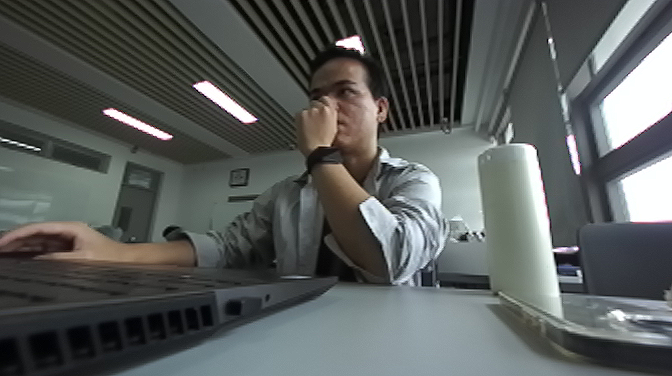
#> input picture disparity_depth/image/kochi/left.png, 672 x 376 px
$ python var_test.py   (older library calls are emulated)
#> lines starting #> are read from the running program, lines starting #| are printed output that depends on the picture
import cv2
import numpy as np

# 读取左右相机的图像
left_image = cv2.imread('image/kochi/left.png', cv2.IMREAD_GRAYSCALE)
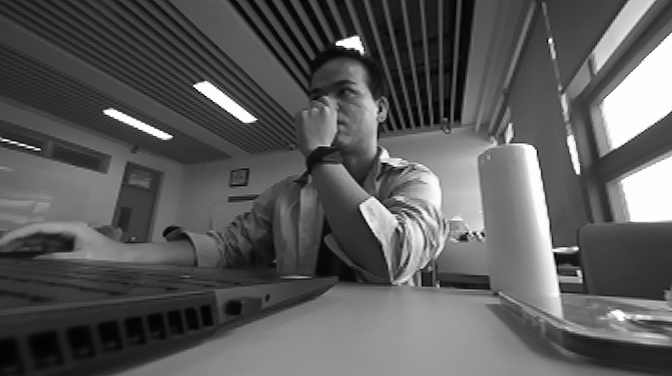
#> left_image: shape (376, 672); min 0, max 255, mean 90.6
right_image = cv2.imread('image/kochi/right.png', cv2.IMREAD_GRAYSCALE)
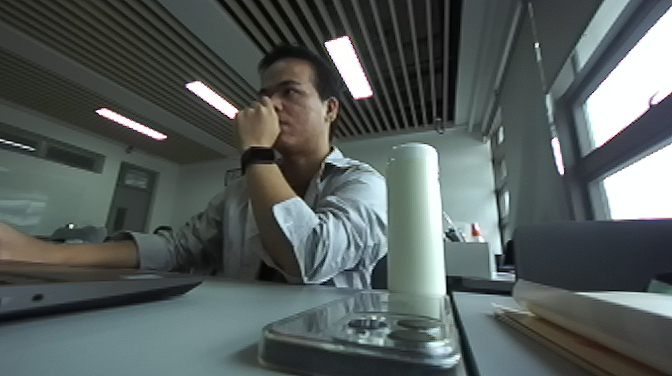
#> input picture disparity_depth/image/kochi/right.png, 672 x 376 px
#> right_image: shape (376, 672); min 0, max 255, mean 91

# 定义SGBM算法的参数
min_disp = 0
max_disp = 64  # 视差范围
block_size = 5  # 匹配块的大小
P1 = 8 * 3 * block_size**2  # 控制视差图平滑度的参数
P2 = 32 * 3 * block_size**2  # 控制视差图平滑度的参数
disp12_max_diff = 1  # 左右视差图之间的最大差异
pre_filter_cap = 63  # 预处理滤波器的截断值
uniqueness_ratio = 10  # 唯一性约束
speckle_window_size = 100  # 滤除小连通区域的窗口大小
speckle_range = 32  # 斑点滤波器的范围

# 创建SGBM对象并计算左视图的视差图
sgbm = cv2.StereoSGBM_create(
    minDisparity=min_disp,
    numDisparities=max_disp,
    blockSize=block_size,
    P1=P1,
    P2=P2,
    disp12MaxDiff=disp12_max_diff,
    preFilterCap=pre_filter_cap,
    uniquenessRatio=uniqueness_ratio,
    speckleWindowSize=speckle_window_size,
    speckleRange=speckle_range
)
left_disp = sgbm.compute(left_image, right_image)
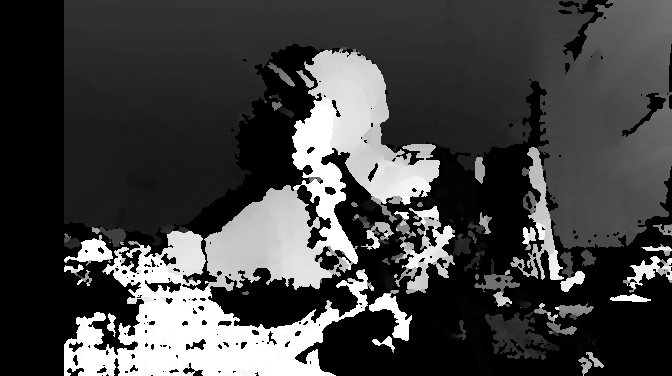
#> left_disp: shape (376, 672) int16; min -16, max 1008, mean 252.4; drawn with min black and max white
left_disp = cv2.imread("image/kochi/disparity.png")
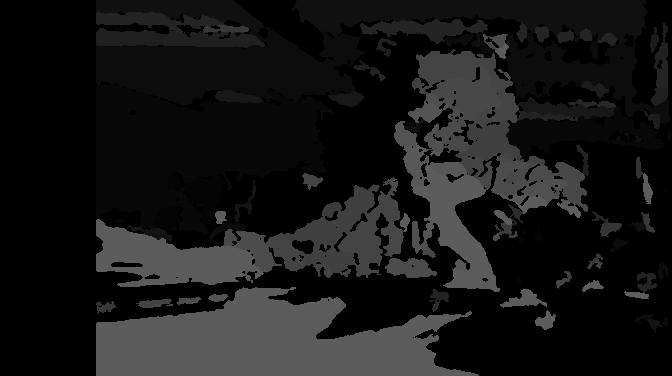
#> input picture disparity_depth/image/kochi/disparity.png, 672 x 376 px
#> left_disp is the input picture: shape (376, 672, 3); min 0, max 92, mean 23.1
# 创建右视图匹配器对象
# right_matcher = cv2.ximgproc.createRightMatcher(sgbm)
#
# 计算右视图的视差图
# right_disp = right_matcher.compute(right_image, left_image)

# 使用视差图的有效范围进行校正
# 将视差值归一化到 [0, 255]
normalized_left_disp = cv2.normalize(src=left_disp, dst=None, alpha=0, beta=255, norm_type=cv2.NORM_MINMAX, dtype=cv2.CV_8U)
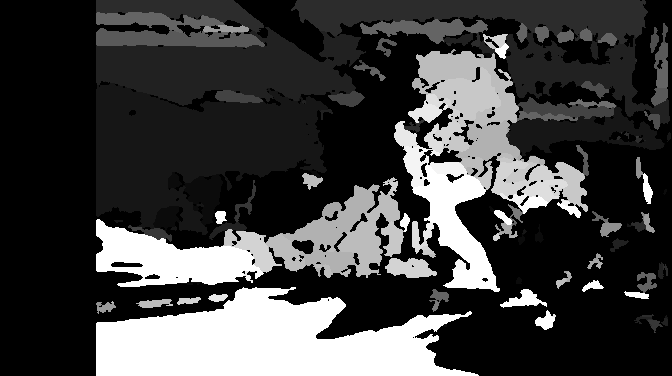
#> normalized_left_disp: shape (376, 672, 3); min 0, max 255, mean 64
# normalized_right_disp = cv2.normalize(src=right_disp, dst=None, alpha=0, beta=255, norm_type=cv2.NORM_MINMAX, dtype=cv2.CV_8U)

# 可选：将左右视差图合并为最终视差图
# disparity_map = cv2.addWeighted(src1=normalized_left_disp, alpha=0.5, src2=normalized_right_disp, beta=0.5, gamma=0)

# 定义相机内参和基线长度
fx = 260.2951  # 焦距
baseline = 119.84703  # 基线长度

# 计算深度图
depth_map = (fx * baseline) / left_disp
#> depth_map: shape (376, 672, 3) float64; 49.82% of the values are NaN or infinite; the others: min 339.1, max 7798.9, mean 1710.6

# 可选：对深度图进行可视化或保存
cv2.imshow('Depth Map', depth_map)

# 可选：对最终视差图进行可视化或保存
cv2.imshow('Disparity Map', normalized_left_disp)
cv2.waitKey(0)
cv2.destroyAllWindows()
